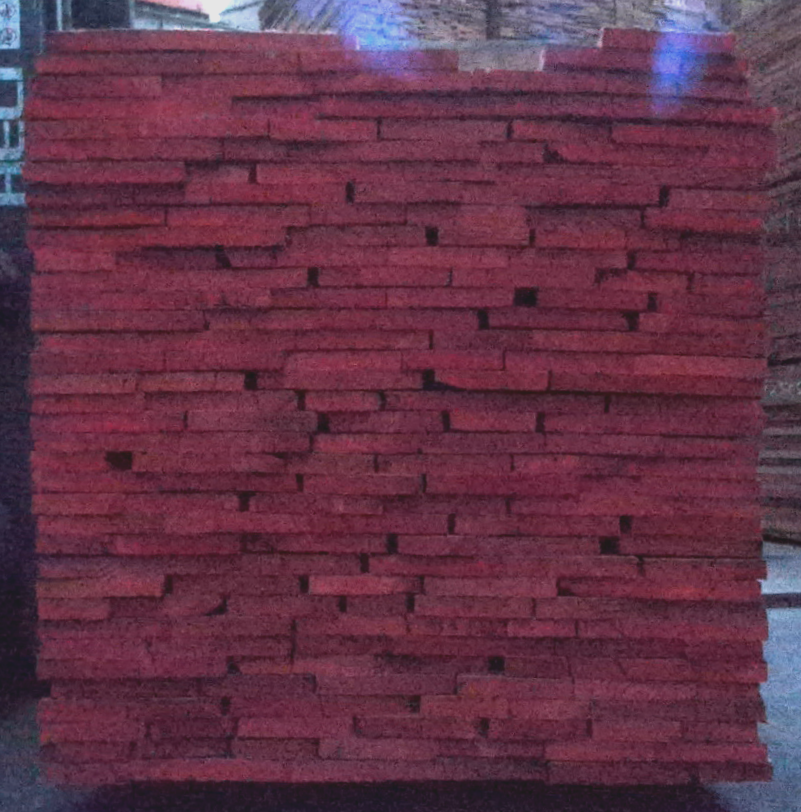
#> input picture planeColor.png, 801 x 812 px, given in place of thresh2.png, which was not available
$ python jincheng.py planeColor.png   (older library calls are emulated)
#> lines starting #> are read from the running program, lines starting #| are printed output that depends on the picture; after the words box and inside, x2 and y2 are one past the last pixel; in counts of white or black regions, pixels touching at a corner belong together; pictures that were not available may be replaced by others from this repository, and a replacement may not be noted
import cv2
import numpy as np
import matplotlib.pyplot as plt
import math
import sys
from skimage import measure,data,color
from PIL import Image

def sliding_window(image, stepSize, windowSize):
    # slide a window across the image
    for y in range(0, image.shape[0], stepSize[1]):
        for x in range(0, image.shape[1], stepSize[0]):
            # yield the current window
            yield (x, y, image[y:y + windowSize[1], x:x + windowSize[0]])


# 返回滑动窗结果集合，本示例暂时未用到
# [63 lines left out: functions get_slice, handle_img, duobianxingbijin, not called in this run]


def green_points(slice):
    #slice=cv2.imread('/home/lk/Desktop/项目/裁剪后的/finaladf (copy).png')
    print(slice.shape)

    h=slice.shape[0]
    w=slice.shape[1]
    c=slice.shape[2]
    green_pix_ind=[0,255,0]
    red_pix_ind=[0,0,255]
    print('weight : % s,height : % s'%(w,h))
    a = []
    b = []
    d = []
    for row in range(h):
        for col in range(w):
            for channel in range(c):
                if( (slice[(row,col)][:]==green_pix_ind ).all() ):
                    pv=(row,col)

                    a.append(row)
                    b.append(col)
                    d.append(pv)
                    # [6 lines of commented-out code are left out]
    return a,b,d
def bianlislice(slice):
    d1=[]
    h1 = slice.shape[0]
    w1 = slice.shape[1]
    for row in range(h1):
        for col in range(w1):
            pv1=(row,col)
            d1.append(pv1)
# [20 lines left out: function jinghua, not called in this run]
'''def nihe(slice):
    a=[]
    global  lx
    global ly
    points = zip(x, y)  # 获取点
    sorted_points = sorted(points)
    u = [point[0] for point in sorted_points]
    v = [point[1] for point in sorted_points]

    return lx,ly'''
# [88 lines left out: functions xianshi, handle_point, poly_fitting, Sobel_gradient, linear_regression, not called in this run]


def Least_squares(x,y):
    x_ = sum(x)/len(x)
    y_ = sum(y)/len(y)
    m = np.zeros(1)
    n = np.zeros(1)
    k = np.zeros(1)
    p = np.zeros(1)
    for i in np.arange(50):
        k = (x[i]-x_)* (y[i]-y_)
        m += k
        p = np.square( x[i]-x_ )
        n = n + p
    a = m/n
    b = y_ - a* x_
    return a,b


def tichufengxi(slice2):    #剔除缝隙像素函数
    w,h,c=slice2.shape
    heng=[]
    zong=[]
    zuobiao=[]
    for row in range(w):
        for col in range(h):
            if ( (slice2[(row,col)][:]==[0,0,0] ).all() ):
                heng.append(row)
                zong.append(col)
                pv=(row,col)
                zuobiao.append(pv)
    return heng,zong,zuobiao


# 定义图片处理的函数
# [81 lines left out: function images_update_method, not called in this run]


if __name__ == '__main__':
    #image = cv2.imread('/home/lk/Desktop/项目/裁剪后的/thresh.png')
    img = cv2.imread('/home/lk/Desktop/项目/裁剪后的/thresh2.png')
#> img is the input picture: shape (812, 801, 3); mean B, G, R 72.2, 52.2, 97.8
    img1 = cv2.imread('/home/lk/Desktop/项目/dd61ef3905306ad70e8fe659f52c271.jpg')
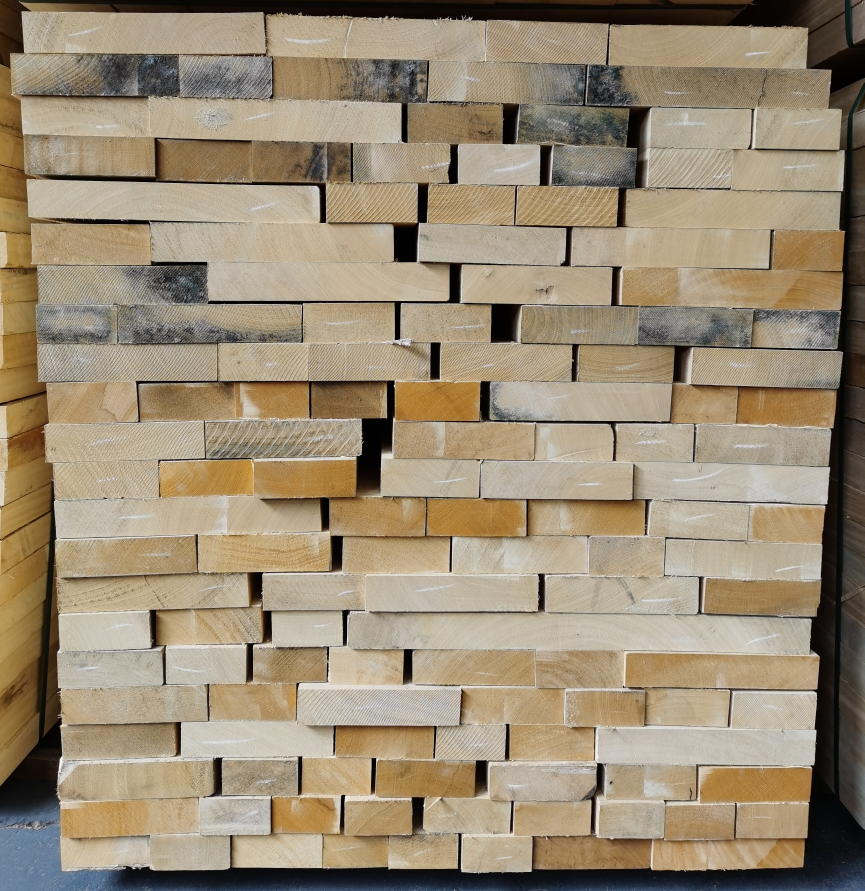
#> input picture test.jpg, 2593 x 2673 px, given in place of dd61ef3905306ad70e8fe659f52c271.jpg, which was not available (shown at 1/3 size)
#> img1 is the input picture: shape (2673, 2593, 3); mean B, G, R 116.3, 139.6, 154.4
    #img = cv2.imread(sys.argv[1], cv2.CV_LOAD_IMAGE_UNCHANGED)
    b = img1[:, :, 0]
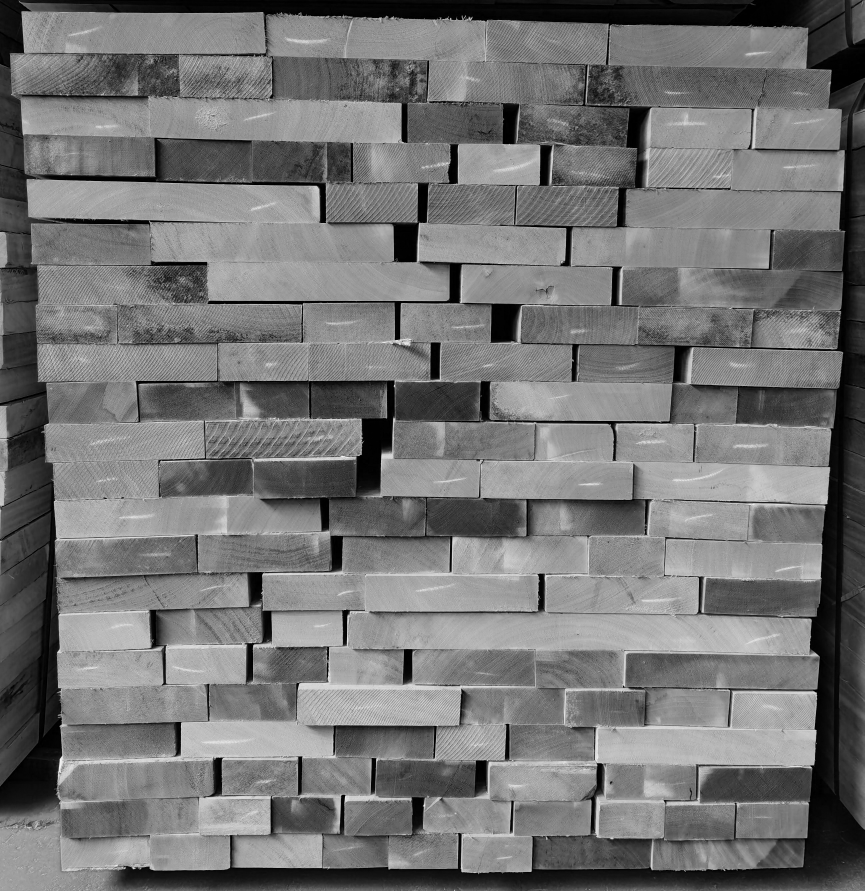
#> b: shape (2673, 2593) (shown at 1/3 size); min 0, max 254, mean 116.3
    g = img1[:, :, 1]
    r = img1[:, :, 2]
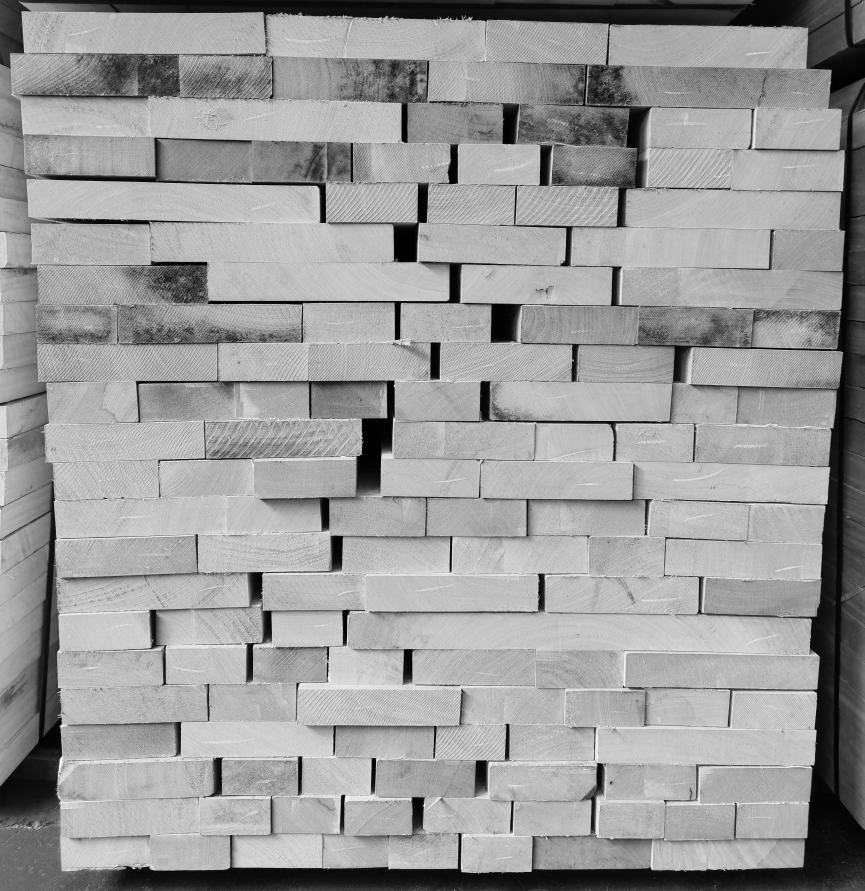
#> r: shape (2673, 2593) (shown at 1/3 size); min 0, max 255, mean 154.4
    #cv2.imshow('img', img)
    RGB=cv2.cvtColor(img1,cv2.COLOR_BGR2RGB)          #由于opencv的问题颜色需要转换
    gray = cv2.cvtColor(img, cv2.COLOR_BGR2GRAY)
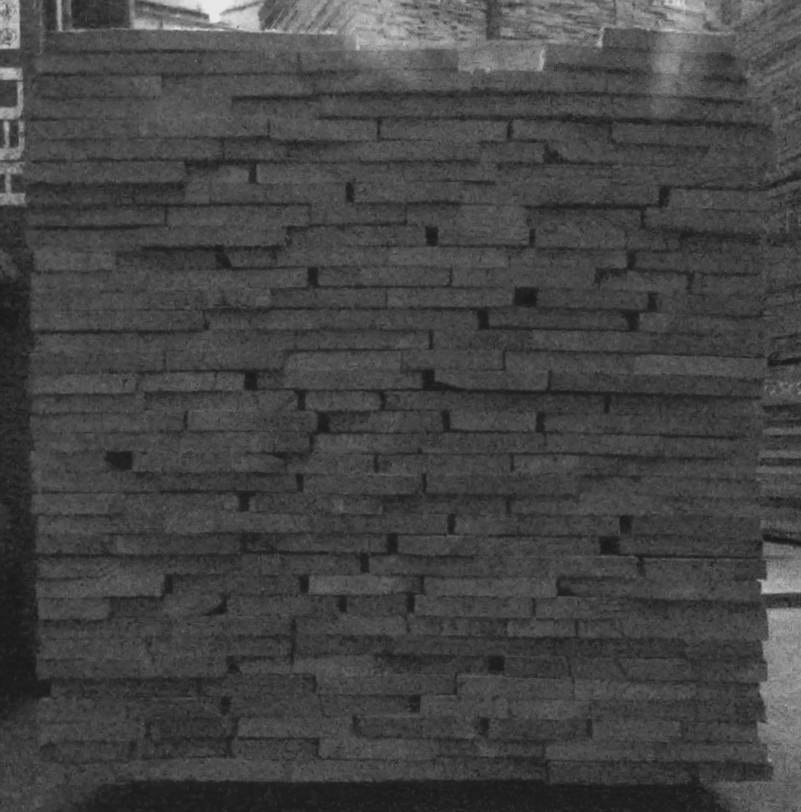
#> gray: shape (812, 801); min 26, max 230, mean 68.1
    ret, binary = cv2.threshold(gray, 80, 255, cv2.THRESH_BINARY)
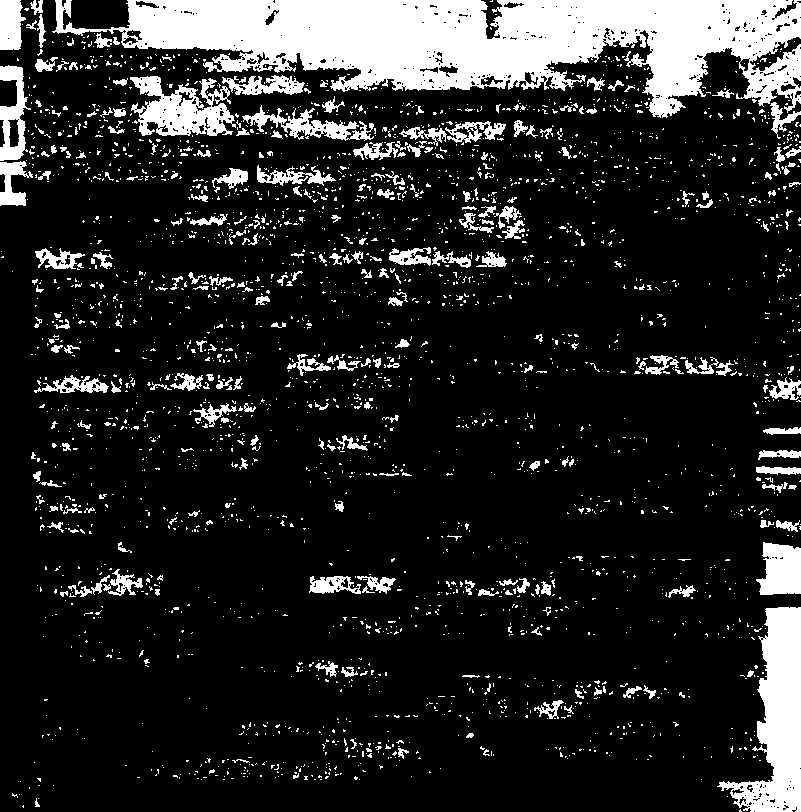
#> binary: shape (812, 801); 15.1% white; 2871 white regions (2603 under 20 px)

    contours, hierarchy = cv2.findContours(binary, cv2.RETR_TREE, cv2.CHAIN_APPROX_SIMPLE)
#> contours = 3459 contours, 3237 with area under 20; largest, box (x1, y1, x2, y2) and area: (52, 0, 801, 118) 48015, (717, 607, 801, 812) 8122, (130, 76, 236, 136) 3652, (756, 542, 801, 595) 1764, (0, 65, 31, 161) 1580

    for i, contour in enumerate(contours):
        x, y, w, h = cv2.boundingRect(contour)  # 外接矩形
        mm = cv2.moments(contour)  # 几何矩

        approxCurve = cv2.approxPolyDP(contour, 0, True)  # 多边形逼近
        if approxCurve.shape[0] > 3:  # 显示多边形
            cv2.drawContours(img, contours, i, (0, 255, 0), 2) #描边
#> this loop made 3459 passes
#> (x, y, w, h) on passes 1, 3, 4: (739, 809, 3, 3), (38, 798, 1, 1), (35, 798, 5, 9)
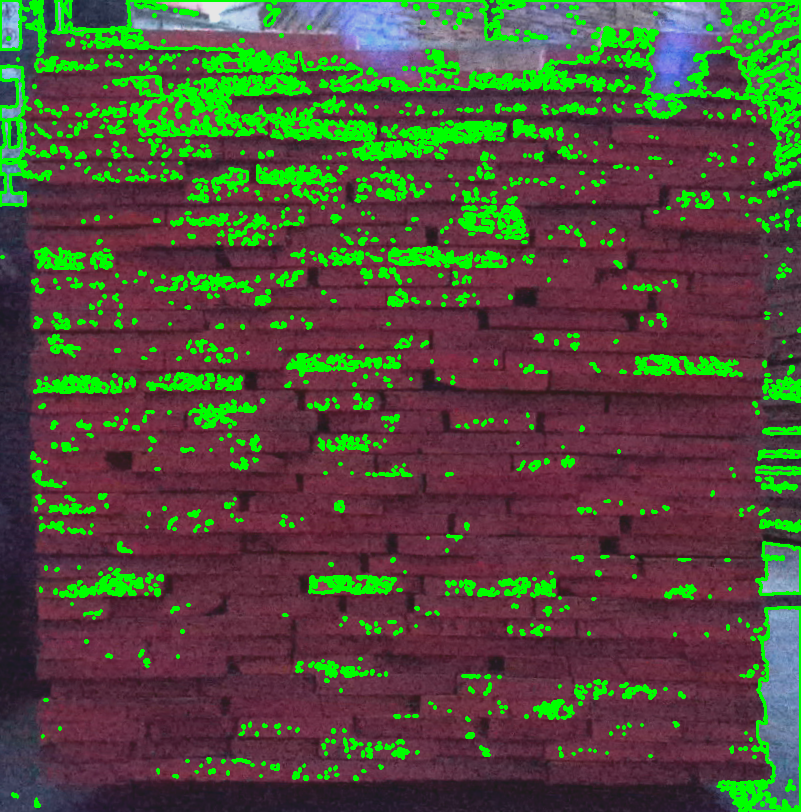
#> img: shape (812, 801, 3); 13.65% of pixels changed, all inside (x1, y1, x2, y2) = (0, 0, 801, 812)
    image=img
    # 自定义滑动窗口的大小
    w = image.shape[1]
#> w = 801
    h = image.shape[0]
#> h = 812

    (winW, winH) = (int(w/4),int(h/22.5))     #窗口大小
#> winW = 200; winH = 36
    stepSize = (int (w/4),int(h/22.5))
#> stepSize = (200, 36)
    cnt = 0
    zhixian = []
    pianyi=[]
    houdu=[]
    changdu=[]
    c = 1
    heng1=[]
    zong1=[]
    zuobiao1=[]


    for (x, y, window) in sliding_window(image, stepSize=stepSize, windowSize=(winW, winH)): #每一个窗口

        if window.shape[0] != winH or window.shape[1] != winW:  #窗口不符合设定大小就抛弃
            continue

        clone = image.copy()
        cv2.rectangle(clone, (x, y), (x + winW, y + winH), (0, 0, 255), 2)
        cv2.imshow("Window", clone)


        slice = image[y:y+winH,x:x+winW]         #设置不同图片的切片,有描边后的阈值图,还有原图,为了之后效果显示在原图上
        slice1=RGB[y:y+winH,x:x+winW]
        slice2=img1[y:y+winH,x:x+winW]
        cv2.namedWindow('sliding_slice1', 0)
        cv2.imshow('sliding_slice1', slice2)
        slice_sets1 = []
        slice_sets1.append(slice1)

        cv2.namedWindow('sliding_slice',0)
        cv2.imshow('sliding_slice', slice)
        slice_sets = []                       #所有切片集合
        slice_sets.append(slice)

        slice_sets2=[]
        slice_sets2.append(slice2)

        #zhixian=np.empty(shape=[4,20],dtype=float)

        count = 0
        diyige = []                #第一个和最后一个的序号集合,为了后面识别窗口位置
        zuihouyige = []
        a1 = 1
        b1 = 4

        for count1 in range(20):          #因为横向切了四片所以+4
            diyige.append(a1)
            a1 = a1 + 4

        for count2 in range(20):
            zuihouyige.append(b1)
            b1 = b1 + 4
        #print(diyige)
        #('this is slice_sets: ', len(slice_sets.))
        #cv2.imshow('sdfsd',img1)


        for i in range(1):


            heng, zong, zuobiao = tichufengxi(slice2)
            heng1.append(heng)
            zong1.append(zong)
            zuobiao1.append(zuobiao)
            print(heng1[c - 1])

            a,b,d=green_points(slice)
            '''q,w,d5=green_points(slice)#获取slice中所有绿色点
            a=[row for row in q if row not in heng] #去除木板间缝隙点
            b = [col for col in w if col not in zong]
            d = [pv for pv in d5 if pv not in zuobiao]'''
            d1=bianlislice(slice)
            v = a
            u = b
            p = []
            '''for i in range(len(d)):
                p.append((d[i][1], d1[i][0]))
            sorted_point = sorted(p)
            u1 = [point[0] for point in sorted_point]
            v1 = [point[1] for point in sorted_point]'''

            if len(v)!=0:                  #窗口可能会没有绿色像素点,绿色为描边颜色,有的话才继续
                z = max(v)                            #对绿色点进行预处理,去掉干扰点
                q = min(v)
            else:
                continue
            length = z - q
            yi = []
            er = []
            san = []
            si = []
            wu=[]
            liu=[]
            qi=[]
            ba=[]

            for i in range(len(d)):             #为了拟合边缘,将窗口中的绿色点按纵坐标分为7组,含坐标最多的组才用来拟合
                if 0 < v[i] - q < length / 7:
                    yi.append(d[i])
                elif length / 7 < v[i] - q < length *2/7 :
                    er.append(d[i])
                elif length *2/7 < v[i] - q < length *3/7:
                    san.append(d[i])
                elif length *3/7  < v[i] - q < length *4/7:

                    si.append(d[i])
                elif length *4/ 7 < v[i] - q < length *5/7 :
                    wu.append(d[i])
                elif length *5/ 7 < v[i] - q < length *6/7 :
                    liu.append(d[i])
                elif length *6/ 7 < v[i] - q < length  :
                    qi.append(d[i])


            changdu = [len(yi), len(er), len(san), len(si),len(wu),len(liu),len(qi)]


            if (max(changdu) == len(yi)):
                d=yi


            elif (max(changdu) == len(er)):
                d=er


            elif (max(changdu) == len(san)):
                d=san

            elif (max(changdu) == len(si)):
                d=si
            elif (max(changdu) == len(wu)):

                d=wu
            elif (max(changdu) == len(liu)):

                d=liu
            elif (max(changdu) == len(qi)):

                d=qi


            '''else :

                d=liu'''


            #print(d)

            p=[]
            for i in range(len(d)):
                p.append((d[i][1],d[i][0]))
            sorted_point = sorted(p)
            u = [point[0] for point in sorted_point]
            v = [point[1] for point in sorted_point]


            N = len(u)                                      #对获得的绿色像素点进行处理
            for i in range(int(len(u) / 2)):
                u[i], u[N - i - 1] = u[N - i - 1], u[i]

            M = len(v)
            for i in range(int(len(v) / 2)):
                v[i], v[M - i - 1] = v[M - i - 1], v[i]


            #for i in  range(len(u)):
                #v1=a*u+b

            a,b=Least_squares(u,v)#最小二乘法拟合直线,a是斜率.b是偏移
            print(a,b)
            print(a)
            zhixian.append(b)
            if a[0]>0.0500000 :      #将比较离谱的拟合直线取一个较常见的值

                a[0]=0.00200000
            elif a[0]<-0.0500000:
                a[0]=-0.00200000

            v1=a*u+b

            dian = []

            zhixian.append('%fx+%f'%(a,b))
            pianyi.append(b)
            #for i in range(slice_sets1):

            #plt.figure(figsize=(10, 5), facecolor='w')
            plt.figure(figsize=(10, 5))

            plt.plot(u, v, 'ro', lw=2, markersize=6)

            plt.plot(u, v1, 'b-', lw=2, markersize=6)
            #plot2=plt.plot(u)
#> (the run stopped early here; a loop or call above may not have finished)
